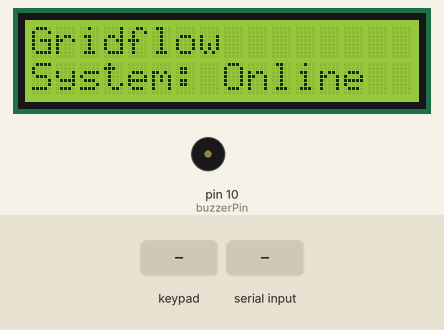
Bench run of a sketch on a simulated Arduino Uno, built with avr-gcc and run on an emulated ATmega328P. On the bench: 16×2 character LCD, buzzer (waves = sounding). Inputs (shaded band) come from the test bench. What the sketch prints to the serial monitor is not drawn.

Above: at 0.5 s.
3.0 s: keypad keys 9 8 7 6 # pressed 0.4 s apart
At 5.8 s:
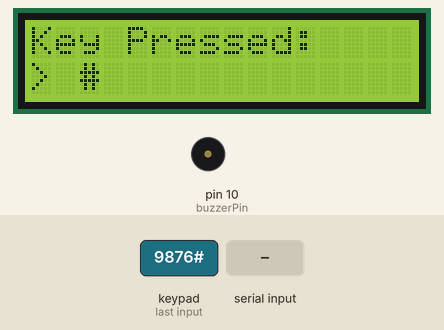
6.5 s: key 'A' pressed
At 7.4 s:
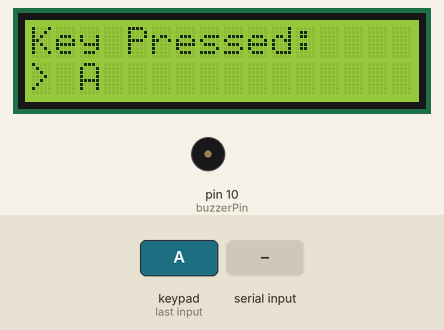
9.5 s: key 'B' pressed
At 10.8 s:
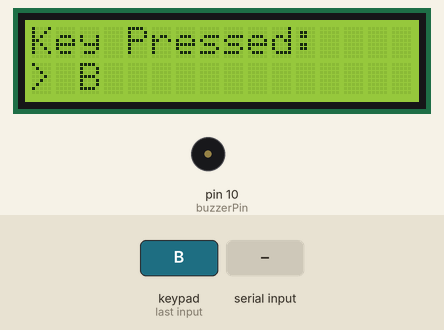
12.5 s: keypad keys 9 8 7 6 D pressed 0.4 s apart
At 12.73 s:
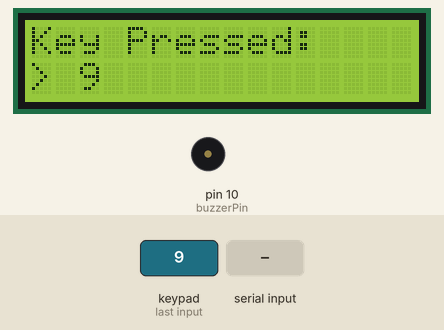
16.0 s: "BL:0\n" received over Serial
At 17.2 s:
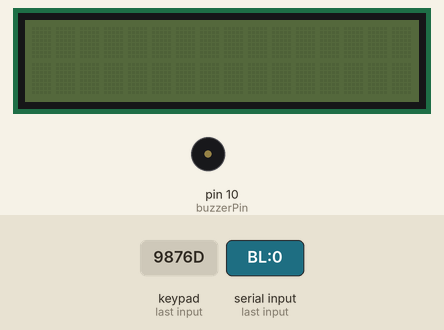
17.9 s: key 'C' pressed
At 18.4 s:
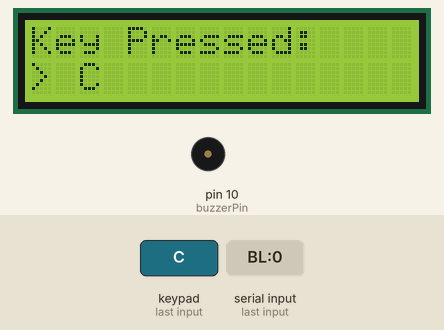
Timing chart, 0 to 20.9 s (numbered marks = the images above; inputs shaded):
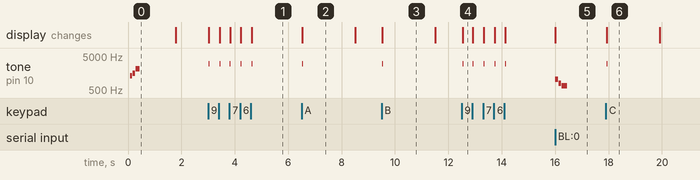

Measured:
- after the input at 3.0 s, tone on pin 10 (buzzerPin): alternates 3000 Hz for 0.03 s and silent for 0.38 s, 10 changes in all, then stays silent, starting at once; the display: first changes at once (image 1 shows a later state)
- after the input at 6.5 s, tone on pin 10 (buzzerPin): silent → 3000 Hz at once, → silent 0.03 s later; the display: changes at once (image 2)
- after the input at 9.5 s, tone on pin 10 (buzzerPin): silent → 3000 Hz at once, → silent 0.03 s later; the display: changes at once (image 3)
- after the input at 12.5 s, tone on pin 10 (buzzerPin): alternates 3000 Hz for 0.03 s and silent for 0.37 s, 10 changes in all, then stays silent, starting at once; the display: changes at once (image 4)
- after the input at 16.0 s, tone on pin 10 (buzzerPin): plays 1047 Hz for 0.10 s, 784 Hz for 0.10 s, 659 Hz for 0.20 s, starting at once; the display: changes at once (image 5)
- after the input at 17.9 s, tone on pin 10 (buzzerPin): silent → 3000 Hz at once, → silent 0.03 s later; the display: changes at once (image 6)
- what the display in image 2 shows lasts 2.0 s, from 6.5 s to 8.5 s

The sketch:

Gridflow.ino
```cpp
#include <Wire.h>
#include <LiquidCrystal_I2C.h>
#include <Keypad.h>

#define buzzerPin 10
#define NOTE_E6  1319
#define NOTE_G6  1568
#define NOTE_C7  2093
#define NOTE_C6  1047
#define NOTE_G5  784
#define NOTE_E5  659

LiquidCrystal_I2C lcd(0x27, 16, 2);

const byte ROWS = 4;
const byte COLS = 4;
char keys[ROWS][COLS] = {
  {'A','B','C','D'},
  {'3','6','9','#'},
  {'2','5','8','0'},
  {'1','4','7','*'}
};
byte rowPins[ROWS] = {9, 8, 7, 6};
byte colPins[COLS] = {5, 4, 3, 2};

Keypad keypad = Keypad( makeKeymap(keys), rowPins, colPins, ROWS, COLS );

unsigned long lastKeyPressTime = 0;
const unsigned long displayDuration = 2000;
bool showingKey = false;
char currentKey = ' ';

void setup() {
  pinMode(buzzerPin, OUTPUT);
  Serial.begin(9600);
  lcd.init();
  lcd.backlight();

  lcd.setCursor(0, 0);
  lcd.print("Gridflow");
  lcd.setCursor(0, 1);
  lcd.print("System: Online");
  playStartupSound();
  delay(1500);
  lcd.clear();
}

void playStartupSound() {
  tone(buzzerPin, NOTE_E6, 80);
  delay(100);
  tone(buzzerPin, NOTE_G6, 80);
  delay(100);
  tone(buzzerPin, NOTE_C7, 150);
}

void playShutdownSound() {
  tone(buzzerPin, NOTE_C6, 100);
  delay(120);
  tone(buzzerPin, NOTE_G5, 100);
  delay(120);
  tone(buzzerPin, NOTE_E5, 200);
}

void loop() {
  char key = keypad.getKey();

  if (key) {
    lcd.backlight();
    currentKey = key;

    if (key == '*') {
      Serial.println(key);
    } else {
      showingKey = true;
      lastKeyPressTime = millis();
      lcd.clear();
      lcd.setCursor(0, 0);
      lcd.print("Key Pressed:");
      lcd.setCursor(0, 1);
      lcd.print("> ");
      lcd.print(key);
      Serial.println(key);
    }
    tone(buzzerPin, 3000, 25);
  }

  if (showingKey && (millis() - lastKeyPressTime > displayDuration)) {
    showingKey = false;
    lcd.clear();
  }

  if (Serial.available() > 0) {
    String data = Serial.readStringUntil('\n');
    data.trim();

    if (data == "BL:0") {
      lcd.noBacklight();
      lcd.clear();
      playShutdownSound();
    } else if (data == "BL:1") {
      lcd.backlight();
      playStartupSound();
    }

    else if (data.startsWith("KT:")) {
      if (showingKey) {
        String type = data.substring(3);
        lcd.setCursor(0, 1);
        lcd.print("> ");
        lcd.print(currentKey);
        lcd.print(" [");
        lcd.print(type);
        lcd.print("]    ");
      }
    }
    else if (!showingKey) {
      if (data.startsWith("L1:")) {
        lcd.setCursor(0, 0);
        lcd.print(data.substring(3) + "                ");
      } else if (data.startsWith("L2:")) {
        lcd.setCursor(0, 1);
        lcd.print(data.substring(3) + "                ");
      }
    }
  }
}
```
